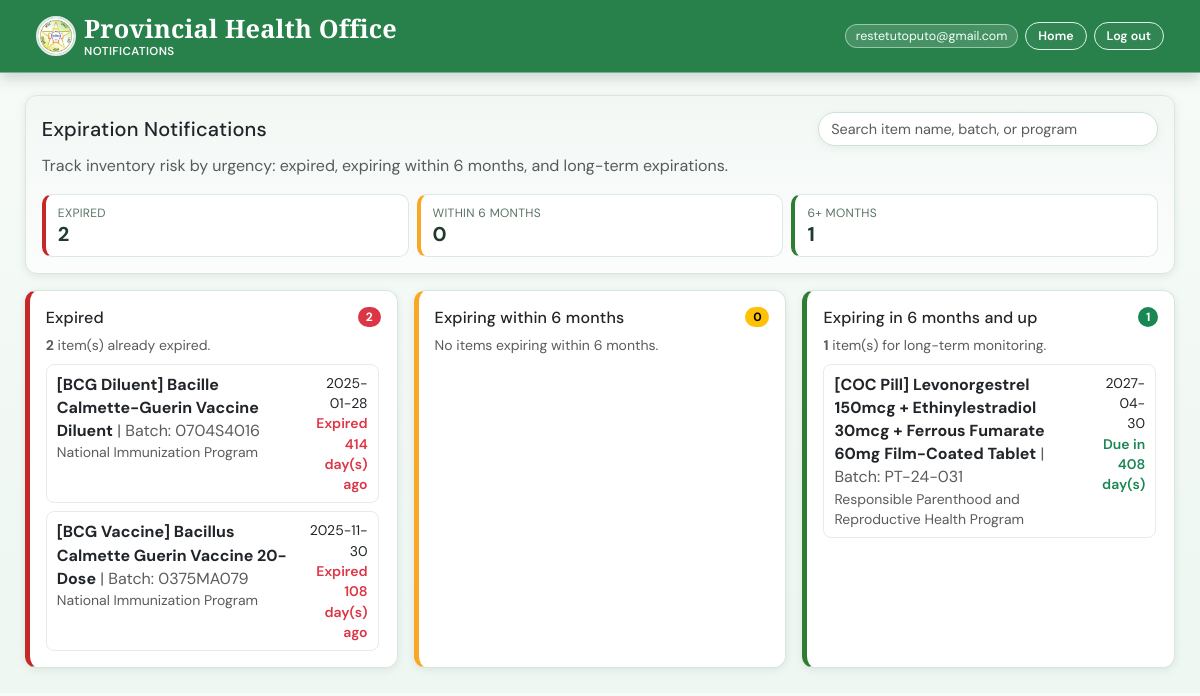
/notifications.php (signed in), run on the app's committed database.
### tables this page shows
CREATE TABLE `product_batches` (
  `id` int NOT NULL AUTO_INCREMENT,
  `product_id` int NOT NULL,
  `batch_number` varchar(100) NOT NULL,
  `stock_quantity` int DEFAULT '0',
  `expiry_date` date DEFAULT NULL,
  `created_at` timestamp NULL DEFAULT CURRENT_TIMESTAMP,
  `updated_at` timestamp NULL DEFAULT CURRENT_TIMESTAMP ON UPDATE CURRENT_TIMESTAMP,
  PRIMARY KEY (`id`),
  UNIQUE KEY `unique_batch` (`product_id`,`batch_number`),
  CONSTRAINT `fk_product` FOREIGN KEY (`product_id`) REFERENCES `products` (`id`) ON DELETE CASCADE
);

CREATE TABLE `products` (
  `id` int NOT NULL AUTO_INCREMENT,
  `product_description` text NOT NULL,
  `uom` varchar(50) NOT NULL,
  `cost_per_unit` decimal(12,2) DEFAULT '0.00',
  `program` varchar(255) DEFAULT NULL,
  `po_no` varchar(100) DEFAULT NULL,
  `place_of_delivery` varchar(255) DEFAULT NULL,
  `supplier` varchar(255) DEFAULT NULL,
  `date_of_delivery` date DEFAULT NULL,
  `delivery_term` varchar(100) DEFAULT NULL,
  `payment_term` varchar(100) DEFAULT NULL,
  `created_at` timestamp NULL DEFAULT CURRENT_TIMESTAMP,
  `updated_at` timestamp NULL DEFAULT CURRENT_TIMESTAMP ON UPDATE CURRENT_TIMESTAMP,
  PRIMARY KEY (`id`)
);

### notifications.php (the view, shortened to what this page needs)
<?php
$username = $_SESSION['username'] ?? $_SESSION['full_name'] ?? 'User';
$expiredAlerts = [];
$expiringWithinSixMonthsAlerts = [];
$expiringSixMonthsUpAlerts = [];
$expiredCount = 0;
$expiringWithinSixMonthsCount = 0;
$expiringSixMonthsUpCount = 0;
$error = '';
try {
    $pdo = getConnection();
    $pdo->exec(
        'CREATE TABLE IF NOT EXISTS products (
            id INT NOT NULL AUTO_INCREMENT,
            product_description TEXT,
            uom VARCHAR(50) DEFAULT NULL,
            cost_per_unit DECIMAL(12,2) DEFAULT 0.00,
            expiry_date DATE DEFAULT NULL,
            program VARCHAR(255) DEFAULT NULL,
            PRIMARY KEY (id)
        ) ENGINE=InnoDB DEFAULT CHARSET=utf8mb4 COLLATE=utf8mb4_0900_ai_ci'
    );
    $pdo->exec(
        'CREATE TABLE IF NOT EXISTS product_batches (
            id INT NOT NULL AUTO_INCREMENT,
            product_id INT NOT NULL,
            batch_number VARCHAR(100) NOT NULL,
            stock_quantity INT DEFAULT 0,
            expiry_date DATE DEFAULT NULL,
            created_at TIMESTAMP NULL DEFAULT CURRENT_TIMESTAMP,
            updated_at TIMESTAMP NULL DEFAULT CURRENT_TIMESTAMP ON UPDATE CURRENT_TIMESTAMP,
            PRIMARY KEY (id)
        ) ENGINE=InnoDB DEFAULT CHARSET=utf8mb4 COLLATE=utf8mb4_0900_ai_ci'
    );
    $hasProductsExpiryDate = false;
    $hasProductBatchesTable = false;
    $batchTableStmt = $pdo->query("SHOW TABLES LIKE 'product_batches'");
    if ($batchTableStmt && $batchTableStmt->fetch()) {
        $hasProductBatchesTable = true;
    }
    $today = strtotime(date('Y-m-d'));
    $sixMonthsDays = 183;
    $expiryRows = [];
    if ($hasProductBatchesTable) {
        $expiryStmt = $pdo->query('
            SELECT
                p.product_description,
                p.program,
                b.batch_number,
                b.expiry_date,
                b.stock_quantity
            FROM product_batches b
            INNER JOIN products p ON p.id = b.product_id
            WHERE b.expiry_date IS NOT NULL
            ORDER BY b.expiry_date ASC
        ');
        $expiryRows = $expiryStmt->fetchAll();
    }
    foreach ($expiryRows as $row) {
        $expiryDate = (string) ($row['expiry_date'] ?? '');
        $expiryTs = strtotime($expiryDate);
        $daysToExpiry = (int) floor(($expiryTs - $today) / 86400);
        $alertItem = [
            'description' => (string) ($row['product_description'] ?? '-'),
            'program' => (string) ($row['program'] ?? ''),
            'batch_number' => (string) ($row['batch_number'] ?? ''),
            'expiry_date' => $expiryDate,
            'stock_quantity' => $row['stock_quantity'] !== null ? (int) $row['stock_quantity'] : null,
            'days_to_expiry' => $daysToExpiry,
        ];
        if ($daysToExpiry < 0) {
            $expiredAlerts[] = $alertItem;
        } elseif ($daysToExpiry <= $sixMonthsDays) {
            $expiringWithinSixMonthsAlerts[] = $alertItem;
        } else {
            $expiringSixMonthsUpAlerts[] = $alertItem;
        }
    }
    $expiredCount = count($expiredAlerts);
    $expiringWithinSixMonthsCount = count($expiringWithinSixMonthsAlerts);
    $expiringSixMonthsUpCount = count($expiringSixMonthsUpAlerts);
} catch (PDOException $e) {
    $error = 'Unable to load notifications right now. Please check your database setup.';
}
?>
<!DOCTYPE html>
<html lang="en">
<head>
    <link rel="stylesheet" href="style.css?v=20260305">
</head>
<body class="notifications-page">
    <header class="navbar navbar-expand-lg navbar-light bg-white app-header px-3 px-md-4">
        <div class="container-fluid">
            <span class="navbar-brand mb-0 h6 app-header-title d-flex align-items-center gap-2">
                <?php if (file_exists(__DIR__ . '/PHO.png')): ?>
                    <a href="home.php" class="app-header-logo-link" aria-label="Go to homepage">
                        <img src="PHO.png" alt="Palawan Health Office Logo" class="app-logo-circle app-logo-md">
                    </a>
                <?php endif; ?>
                <span class="d-inline-flex flex-column lh-sm">
                    <span>Provincial Health Office</span>
                    <small class="fw-normal">Notifications</small>
                </span>
            </span>
            <div class="app-header-actions">
                <span class="app-user-chip"><?= htmlspecialchars($username) ?></span>
                <a href="home.php" class="btn btn-outline-secondary btn-sm app-header-action-link">Home</a>
                <a href="logout.php" class="btn btn-outline-secondary btn-sm app-header-action-link">Log out</a>
            </div>
        </div>
    </header>
    <main class="py-4">
        <div class="container">
            <?php if ($error !== ''): ?>
                <div class="alert alert-danger"><?= htmlspecialchars($error) ?></div>
            <?php else: ?>
                <div class="card app-card mb-3 notifications-hero-card">
                    <div class="card-body">
                        <div class="d-flex flex-wrap justify-content-between align-items-center gap-2 mb-2">
                            <h1 class="h5 mb-0">Expiration Notifications</h1>
                            <div class="notif-search-wrap">
                                <input
                                    type="text"
                                    id="expirySearchInput"
                                    class="form-control form-control-sm notif-search-input"
                                    placeholder="Search item name, batch, or program"
                                    aria-label="Search expiration notifications"
                                >
                            </div>
                        </div>
                        <p class="text-muted mb-0">Track inventory risk by urgency: expired, expiring within 6 months, and long-term expirations.</p>
                        <div class="row g-2 mt-2">
                            <div class="col-md-4">
                                <div class="notif-summary-box notif-summary-danger">
                                    <div class="notif-summary-label">Expired</div>
                                    <div class="notif-summary-value"><?= number_format($expiredCount) ?></div>
                                </div>
                            </div>
                            <div class="col-md-4">
                                <div class="notif-summary-box notif-summary-warning">
                                    <div class="notif-summary-label">Within 6 Months</div>
                                    <div class="notif-summary-value"><?= number_format($expiringWithinSixMonthsCount) ?></div>
                                </div>
                            </div>
                            <div class="col-md-4">
                                <div class="notif-summary-box notif-summary-success">
                                    <div class="notif-summary-label">6+ Months</div>
                                    <div class="notif-summary-value"><?= number_format($expiringSixMonthsUpCount) ?></div>
                                </div>
                            </div>
                        </div>
                    </div>
                </div>
                <div class="row g-3">
                    <div class="col-lg-4">
                        <div class="card app-card dashboard-notif-major h-100">
                            <div class="card-body">
                                <div class="d-flex justify-content-between align-items-center mb-2">
                                    <h2 class="h6 mb-0">Expired</h2>
                                    <span class="badge rounded-pill text-bg-danger"><?= number_format($expiredCount) ?></span>
                                </div>
                                <?php if ($expiredCount === 0): ?>
                                    <div class="small text-muted mb-0">No expired items right now.</div>
                                <?php else: ?>
                                    <div class="small mb-2 text-muted">
                                        <strong><?= number_format($expiredCount) ?></strong> item(s) already expired.
                                    </div>
                                    <div class="dashboard-notif-list dashboard-notif-scroll">
                                        <?php foreach ($expiredAlerts as $alert): ?>
                                            <div class="dashboard-notif-item">
                                                <div>
                                                    <strong><?= htmlspecialchars($alert['description']) ?></strong>
                                                    <?php if ($alert['batch_number'] !== ''): ?>
                                                        <span class="text-muted">| Batch: <?= htmlspecialchars($alert['batch_number']) ?></span>
                                                    <?php endif; ?>
                                                    <?php if ($alert['program'] !== ''): ?>
                                                        <div class="small text-muted"><?= htmlspecialchars($alert['program']) ?></div>
                                                    <?php endif; ?>
                                                </div>
                                                <div class="small text-end">
                                                    <div><?= htmlspecialchars($alert['expiry_date']) ?></div>
                                                    <div class="text-danger fw-semibold">
                                                        Expired <?= abs($alert['days_to_expiry']) ?> day(s) ago
                                                    </div>
                                                </div>
                                            </div>
                                        <?php endforeach; ?>
                                    </div>
                                <?php endif; ?>
                            </div>
                        </div>
                    </div>
                    <div class="col-lg-4">
                        <div class="card app-card dashboard-notif-other h-100">
                            <div class="card-body">
                                <div class="d-flex justify-content-between align-items-center mb-2">
                                    <h2 class="h6 mb-0">Expiring within 6 months</h2>
                                    <span class="badge rounded-pill text-bg-warning"><?= number_format($expiringWithinSixMonthsCount) ?></span>
                                </div>
                                <?php if ($expiringWithinSixMonthsCount === 0): ?>
                                    <div class="small text-muted mb-0">No items expiring within 6 months.</div>
                                <?php endif; ?>
                            </div>
                        </div>
                    </div>
                    <div class="col-lg-4">
                        <div class="card app-card dashboard-notif-upcoming h-100">
                            <div class="card-body">
                                <div class="d-flex justify-content-between align-items-center mb-2">
                                    <h2 class="h6 mb-0">Expiring in 6 months and up</h2>
                                    <span class="badge rounded-pill text-bg-success"><?= number_format($expiringSixMonthsUpCount) ?></span>
                                </div>
                                <?php if ($expiringSixMonthsUpCount === 0): ?>
                                    <div class="small text-muted mb-0">No items in this range.</div>
                                <?php else: ?>
                                    <div class="small mb-2 text-muted">
                                        <strong><?= number_format($expiringSixMonthsUpCount) ?></strong> item(s) for long-term monitoring.
                                    </div>
                                    <div class="dashboard-notif-list dashboard-notif-scroll">
                                        <?php foreach ($expiringSixMonthsUpAlerts as $alert): ?>
                                            <div class="dashboard-notif-item">
                                                <div>
                                                    <strong><?= htmlspecialchars($alert['description']) ?></strong>
                                                    <?php if ($alert['batch_number'] !== ''): ?>
                                                        <span class="text-muted">| Batch: <?= htmlspecialchars($alert['batch_number']) ?></span>
                                                    <?php endif; ?>
                                                    <?php if ($alert['program'] !== ''): ?>
                                                        <div class="small text-muted"><?= htmlspecialchars($alert['program']) ?></div>
                                                    <?php endif; ?>
                                                </div>
                                                <div class="small text-end">
                                                    <div><?= htmlspecialchars($alert['expiry_date']) ?></div>
                                                    <div class="text-success fw-semibold">
                                                        Due in <?= $alert['days_to_expiry'] ?> day(s)
                                                    </div>
                                                </div>
                                            </div>
                                        <?php endforeach; ?>
                                    </div>
                                <?php endif; ?>
                            </div>
                        </div>
                    </div>
                </div>
            <?php endif; ?>
        </div>
    </main>
</body>
</html>

### data on the page
product_batches: product.product_description "[BCG Diluent] Bacille Calmette-Guerin Vaccine Diluent", batch_number "0704S4016", product.program "National Immunization Program", expiry_date "2025-01-28", days_to_expiry "414"
product_batches: product.product_description "[BCG Vaccine] Bacillus Calmette Guerin Vaccine 20-Dose", batch_number "0375MA079", product.program "National Immunization Program", expiry_date "2025-11-30", days_to_expiry "108"
product_batches: product.product_description "[COC Pill] Levonorgestrel 150mcg + Ethinylestradiol 30mcg + Ferrous Fumarate 60mg Film-Coated Tablet", batch_number "PT-24-031", product.program "Responsible Parenthood and Reproductive Health Program", expiry_date "2027-04-30", days_to_expiry "408"

### other printed values
$username "restetutoputo@gmail.com"
$expiredCount "2"
$expiringWithinSixMonthsCount "0"
$expiringSixMonthsUpCount "1"
